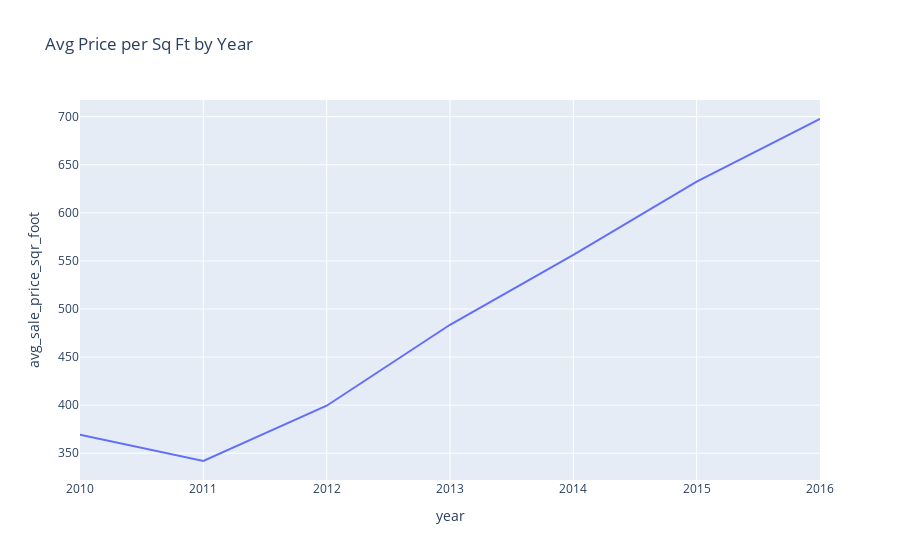

The cell this chart's notebook holds for it:
### Code cell
# Create two line charts, one to plot the average sale price per square foot and another for average montly rent

# Line chart for average sale price per square foot
# YOUR CODE HERE!
line_sqfoot = px.line(
    avg_housing_costs_df3, x="year", y="avg_sale_price_sqr_foot", title="Avg Price per Sq Ft by Year")


line_sqfoot

### Figure 1 — Plotly figure (JSON) as saved in the notebook; plotly's stock layout.template omitted (floating-point values rounded to 4 significant figures)
{"data": [{"hovertemplate": "year=%{x}<br>avg_sale_price_sqr_foot=%{y}<extra></extra>", "legendgroup": "", "line": {"color": "#636efa", "dash": "solid"}, "mode": "lines", "name": "", "orientation": "v", "showlegend": false, "type": "scatter", "x": [2010, 2011, 2012, 2013, 2014, 2015, 2016], "xaxis": "x", "y": [369.3, 341.9, 399.4, 483.6, 556.3, 632.5, 697.6], "yaxis": "y"}], "layout": {"autosize": true, "legend": {"tracegroupgap": 0}, "title": {"text": "Avg Price per Sq Ft by Year"}, "xaxis": {"anchor": "y", "autorange": true, "domain": [0, 1], "range": [2010, 2016], "title": {"text": "year"}, "type": "linear"}, "yaxis": {"anchor": "x", "autorange": true, "domain": [0, 1], "range": [322.1, 717.4], "title": {"text": "avg_sale_price_sqr_foot"}, "type": "linear"}}}
